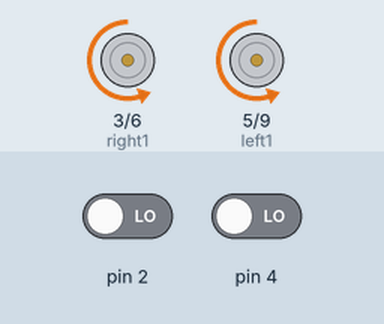
This sketch was run on a simulated Arduino Uno, built with avr-gcc and run on an emulated ATmega328P. On the bench: motor-driver pin pairs drawn as motors (green arrow = first pin HIGH = forward, orange = second pin HIGH = backward, longer = more drive). Inputs (shaded band) come from the test bench; at power-on: pin 2 LOW, pin 4 LOW.

Above: at 1.2 s.
Timing chart, 0 to 0.3 s (numbered marks = the images above; inputs shaded):
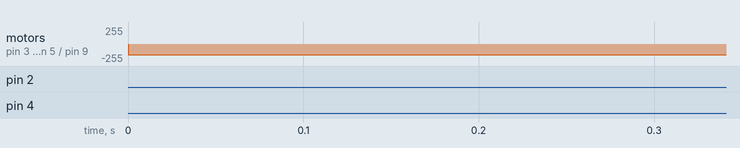

The sketch:

lineFollower2.0.ino
```cpp
#define lineLeft 2
#define lineRight 4
#define left1 5
#define left2 9
#define right1 3
#define right2 6

#define SPEED 5*254/8

void setup() {
  pinMode(left1, OUTPUT);
  pinMode(left2, OUTPUT);
  pinMode(right1, OUTPUT);
  pinMode(right2, OUTPUT);
}

void loop() {
  bool isLineLeft  = readLineDetector(lineLeft );
  bool isLineRight = readLineDetector(lineRight);

  if (isLineLeft && isLineRight)
    reverse();
  else if (isLineLeft)
    left();
  else if (isLineRight)
    right();
  else
    forward();
}

void forward()
{
  analogWrite(left2, LOW);
  analogWrite(left1, SPEED);

  analogWrite(right2, LOW);
  analogWrite(right1, SPEED);
}

void turnBackward()
{
  left();
  delay(50);
  while(!readLineDetector(lineLeft)) delay(10);
  stop();
}

void reverse()
{
  analogWrite(left1, LOW);
  analogWrite(left2, SPEED);

  analogWrite(right1, LOW);
  analogWrite(right2, SPEED);
}

void left()
{
  analogWrite(left2, LOW);
  analogWrite(left1, LOW);

  analogWrite(right2, LOW);
  analogWrite(right1, SPEED);
}

void right()
{
  analogWrite(left2, LOW);
  analogWrite(left1, SPEED);

  analogWrite(right1, LOW);
  analogWrite(right2, LOW);
}

void stop()
{
  analogWrite(left2, LOW);
  analogWrite(left1, LOW);

  analogWrite(right1, LOW);
  analogWrite(right2, LOW);
}

bool readLineDetector(int pin)
{
  pinMode(pin, OUTPUT);
  digitalWrite(pin, HIGH);
  delayMicroseconds(10);
  pinMode(pin, INPUT);
  long time = micros();
  while(digitalRead(pin) == HIGH && micros() - time < 3000);
  int diff = micros() - time;
  return !(diff >= 3000);
}
```
